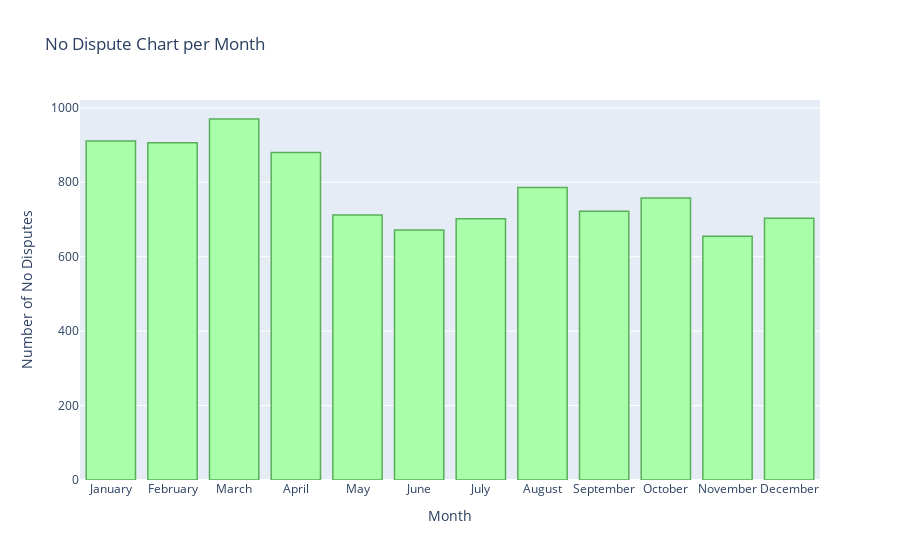

Notebook source saved alongside this figure:
### Code cell
# Create a bar chart for no disputes
nodisputes_chart = go.Bar(
    x=months,
    y=nodisputes_by_month,
    name='No Disputes',
    marker=dict(
        color='#A9FFA9',
        line=dict(
            color='#59AF59',
            width=1.5
        )
    )
)

# Create the second plot for no disputes
fig_nodisputes = go.Figure(data=[nodisputes_chart])
fig_nodisputes.update_layout(title="No Dispute Chart per Month",
                             xaxis_title="Month",
                             yaxis_title="Number of No Disputes")

fig_nodisputes.show()

### Figure 1 — Plotly figure (JSON) as saved in the notebook; plotly's stock layout.template omitted (floating-point values rounded to 4 significant figures)
{"data": [{"marker": {"color": "#A9FFA9", "line": {"color": "#59AF59", "width": 1.5}}, "name": "No Disputes", "type": "bar", "x": ["January", "February", "March", "April", "May", "June", "July", "August", "September", "October", "November", "December"], "y": [911, 906, 970, 880, 712, 672, 702, 786, 722, 758, 655, 703]}], "layout": {"title": {"text": "No Dispute Chart per Month"}, "xaxis": {"title": {"text": "Month"}}, "yaxis": {"title": {"text": "Number of No Disputes"}}}}
